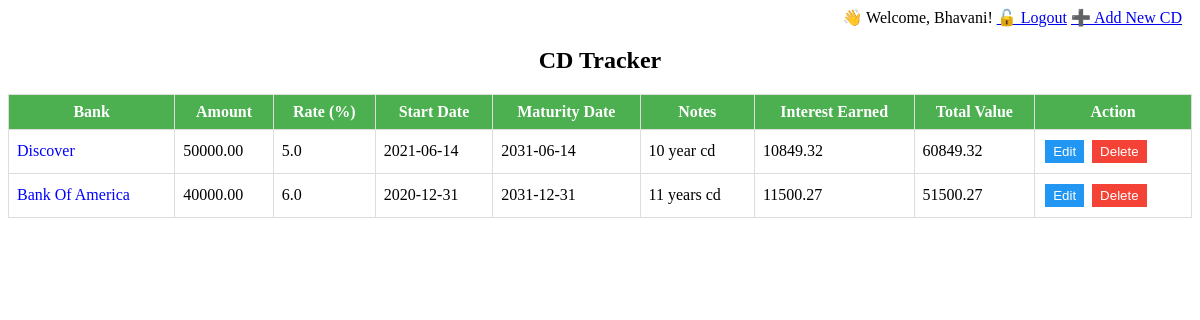
Page / (signed in) on the committed database.
### models.py (models this page shows, shortened)
class User(db.Model, UserMixin):
    id = db.Column(db.Integer, primary_key=True)
    username = db.Column(db.String(80), unique=True, nullable=False)
    email = db.Column(db.String(120), unique=True, nullable=False)
    password = db.Column(db.String(200), nullable=False)
    is_locked = db.Column(db.Boolean, default=False)

class CD(db.Model):
    id = db.Column(db.Integer, primary_key=True)
    bank_name = db.Column(db.String(100), nullable=False)
    amount = db.Column(db.Float, nullable=False)
    interest_rate = db.Column(db.Float, nullable=False)
    start_date = db.Column(db.Date, nullable=False)
    maturity_date = db.Column(db.Date, nullable=False)
    notes = db.Column(db.String(200))
    user_id = db.Column(db.Integer, db.ForeignKey('user.id'), nullable=False)
    user = db.relationship('User', backref=db.backref('cds', lazy=True))

### routes/curdroutes.py (the view)
@curd_bp.route('/')
@login_required
def index():
    cds = CD.query.filter_by(user_id=current_user.id).order_by(CD.maturity_date).all()
    enriched_cds = []
    for cd in cds:
        interest, total_value = calculate_interest(cd)
        enriched_cds.append({
            'id': cd.id,
            'bank_name': cd.bank_name,
            'amount': cd.amount,
            'interest_rate': cd.interest_rate,
            'start_date': cd.start_date,
            'maturity_date': cd.maturity_date,
            'notes': cd.notes,
            'interest': interest,
            'total_value': total_value
        })
    return render_template('index.html', cds=enriched_cds)

### app.py (called while the page is built)
@login_manager.user_loader
def load_user(user_id):
    return User.query.get(int(user_id))

### routes/curdroutes.py (called while the page is built)
def calculate_interest(cd):
    days_elapsed = (date.today() - cd.start_date).days
    years = max(days_elapsed / 365.0, 0)
    interest = cd.amount * (cd.interest_rate / 100) * years
    return round(interest, 2), round(cd.amount + interest, 2)

### templates/index.html (shortened to what this page needs)
<!DOCTYPE html>
<html lang="en">
<head>
</head>
<body>
  {% if current_user.is_authenticated %}
    <div style="text-align: right;">
      <span style="margin-right: 10px;">
        👋 Welcome, {{ current_user.username }}!
        <a href="{{ url_for('curd_bp.logout') }}"> 🔓 Logout</a>
        <a href="{{ url_for('curd_bp.add') }}"> ➕ Add New CD</a>
      </span>
    </div>
  {% endif %}
<center><h2>CD Tracker</h2></center>
<table id="cdTable">
  <thead>
    <tr>
      <th>Bank</th>
      <th>Amount</th>
      <th>Rate (%)</th>
      <th>Start Date</th>
      <th>Maturity Date</th>
      <th>Notes</th>
      <th>Interest Earned</th>
      <th>Total Value</th>
      <th>Action</th>
    </tr>
  </thead>
  <tbody>
    {% for cd in cds %}
    <tr data-id="{{ cd.id }}">
      <td>
        <span class="bank-name" style="color:blue; cursor:pointer;">{{ cd.bank_name }}</span>
      </td>
      <td>{{ "%.2f"|format(cd.amount) }}</td>
      <td>{{ cd.interest_rate }}</td>
      <td>{{ cd.start_date.strftime('%Y-%m-%d') }}</td>
      <td>{{ cd.maturity_date.strftime('%Y-%m-%d') }}</td>
      <td>{{ cd.notes or '' }}</td>
      <td>{{ "%.2f"|format(cd.interest) }}</td>
      <td>{{ "%.2f"|format(cd.total_value) }}</td>
      <td>
        <button class="edit-btn" onclick="editRow(this)">Edit</button>
        <button class="delete-btn" onclick="deleteRow(this)">Delete</button>
      </td>
    </tr>
    {% endfor %}
  </tbody>
</table>
</body>
</html>

### templates/index.html (style rules this page uses)
table { border-collapse: collapse; width: 100%; }
th, td { border: 1px solid #ddd; padding: 8px; }
th { background-color: #4CAF50; color: white; }
button { margin: 2px; padding: 4px 8px; cursor: pointer; }
.edit-btn { background-color: #2196F3; color: white; border: none; }
.delete-btn { background-color: #f44336; color: white; border: none; }

### rows in the picture
User: username "Bhavani"
CD: bank_name "Discover", amount "50000.00", interest_rate "5.0", start_date "2021-06-14", maturity_date "2031-06-14", notes "10 year cd", interest "10849.32", total_value "60849.32"
CD: bank_name "Bank Of America", amount "40000.00", interest_rate "6.0", start_date "2020-12-31", maturity_date "2031-12-31", notes "11 years cd", interest "11500.27", total_value "51500.27"
